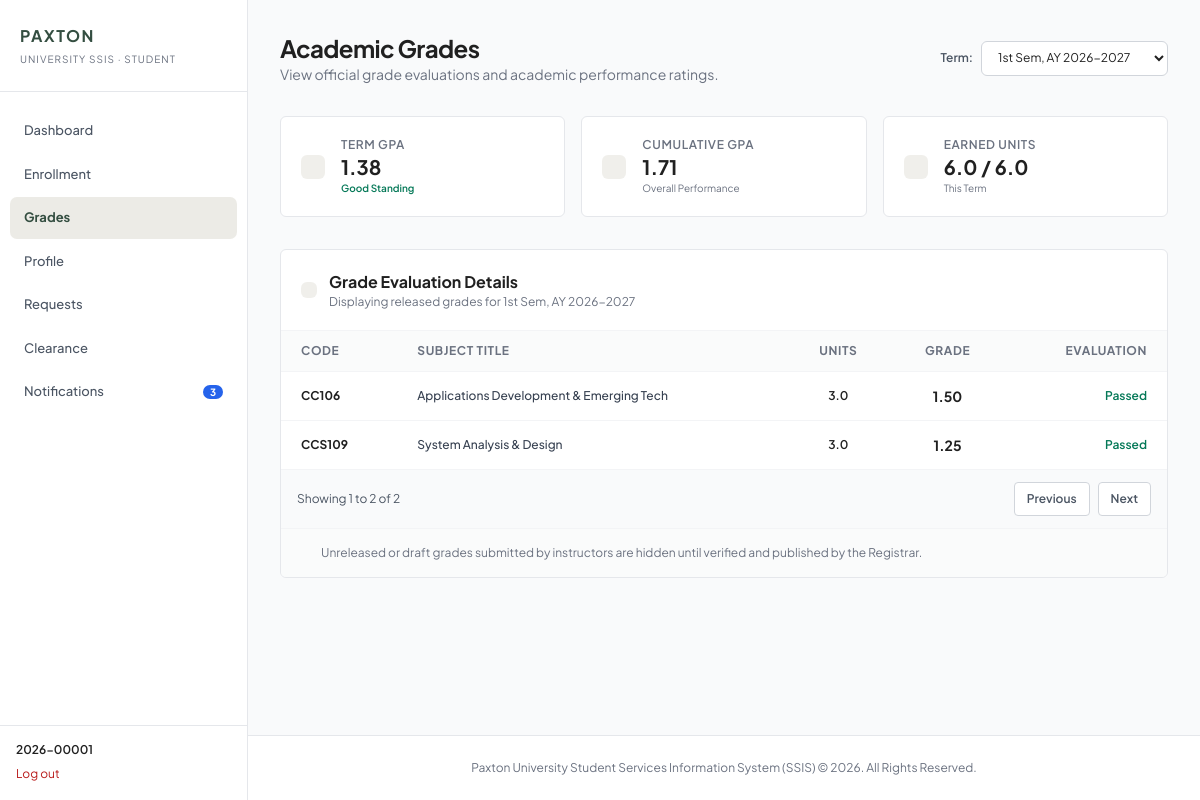
Screenshot of /php/student/grades.php (signed in) with the database file from the repository.
### tables this page shows
CREATE TABLE terms (
  id INT UNSIGNED NOT NULL AUTO_INCREMENT,
  academic_year CHAR(9) NOT NULL,
  semester ENUM('1st Semester','2nd Semester','Summer') NOT NULL,
  is_current TINYINT(1) NOT NULL DEFAULT 0,
  enrollment_open_at DATETIME NULL,
  enrollment_close_at DATETIME NULL,
   
  current_flag TINYINT GENERATED ALWAYS AS (IF(is_current = 1, 1, NULL)) STORED,
  created_at TIMESTAMP NOT NULL DEFAULT CURRENT_TIMESTAMP,
  updated_at TIMESTAMP NOT NULL DEFAULT CURRENT_TIMESTAMP ON UPDATE CURRENT_TIMESTAMP,
  PRIMARY KEY (id),
  UNIQUE KEY uq_terms_year_sem (academic_year, semester),
  UNIQUE KEY uq_terms_one_current (current_flag)
);

CREATE TABLE grades (
  id INT UNSIGNED NOT NULL AUTO_INCREMENT,
  student_id INT UNSIGNED NOT NULL,
  subject_id INT UNSIGNED NOT NULL,
  term_id INT UNSIGNED NOT NULL,
  grade DECIMAL(3,2) NULL,
  grade_status ENUM('Passed','Failed','Incomplete','Dropped') NULL,
  status ENUM('Department Revision','Registrar Review','Released') NOT NULL DEFAULT 'Department Revision',
  entered_by INT UNSIGNED NOT NULL,
  released_by INT UNSIGNED NULL,
  released_at DATETIME NULL,
  review_message VARCHAR(500) NULL,
  created_at TIMESTAMP NOT NULL DEFAULT CURRENT_TIMESTAMP,
  updated_at TIMESTAMP NOT NULL DEFAULT CURRENT_TIMESTAMP ON UPDATE CURRENT_TIMESTAMP,
  PRIMARY KEY (id),
  UNIQUE KEY uq_grades_student_subject_term (student_id, subject_id, term_id),
  KEY idx_grades_subject (subject_id),
  KEY idx_grades_term (term_id),
  KEY idx_grades_status (status),
  KEY idx_grades_entered_by (entered_by),
  KEY idx_grades_released_by (released_by),
  CONSTRAINT fk_grades_student FOREIGN KEY (student_id)
    REFERENCES students (id) ON DELETE RESTRICT ON UPDATE RESTRICT,
  CONSTRAINT fk_grades_subject FOREIGN KEY (subject_id)
    REFERENCES subjects (id) ON DELETE RESTRICT ON UPDATE RESTRICT,
  CONSTRAINT fk_grades_term FOREIGN KEY (term_id)
    REFERENCES terms (id) ON DELETE RESTRICT ON UPDATE RESTRICT,
  CONSTRAINT fk_grades_entered_by FOREIGN KEY (entered_by)
    REFERENCES users (id) ON DELETE RESTRICT ON UPDATE RESTRICT,
  CONSTRAINT fk_grades_released_by FOREIGN KEY (released_by)
    REFERENCES users (id) ON DELETE RESTRICT ON UPDATE RESTRICT,
  CONSTRAINT chk_grades_range CHECK (grade IS NULL OR grade BETWEEN 1.00 AND 5.00)
);

CREATE TABLE subjects (
  id INT UNSIGNED NOT NULL AUTO_INCREMENT,
  program_id INT UNSIGNED NOT NULL,
  code VARCHAR(15) NOT NULL,
  name VARCHAR(150) NOT NULL,
  units DECIMAL(3,1) NOT NULL,
  year_level TINYINT UNSIGNED NOT NULL,
  semester ENUM('1st Semester','2nd Semester','Summer') NOT NULL,
  is_active TINYINT(1) NOT NULL DEFAULT 1,
  created_at TIMESTAMP NOT NULL DEFAULT CURRENT_TIMESTAMP,
  updated_at TIMESTAMP NOT NULL DEFAULT CURRENT_TIMESTAMP ON UPDATE CURRENT_TIMESTAMP,
  PRIMARY KEY (id),
  UNIQUE KEY uq_subjects_program_code (program_id, code),
  KEY idx_subjects_year_sem (year_level, semester),
  CONSTRAINT fk_subjects_program FOREIGN KEY (program_id)
    REFERENCES programs (id) ON DELETE RESTRICT ON UPDATE RESTRICT,
  CONSTRAINT chk_subjects_units CHECK (units > 0),
  CONSTRAINT chk_subjects_year CHECK (year_level BETWEEN 1 AND 6)
);

### models/Database.php (called while the page is built, shortened)
<?php
final class Database
{
    private static ?PDO $connection = null;
    public static function getConnection(): PDO
    {
        if (self::$connection instanceof PDO) {
            return self::$connection;
        }
        $host = self::environmentValue('SSIS_DB_HOST', '127.0.0.1');
        $port = self::environmentValue('SSIS_DB_PORT', '3306');
        $name = self::environmentValue('SSIS_DB_NAME', 'ssis_db');
        $user = self::environmentValue('SSIS_DB_USER', 'root');
        $password = self::environmentValue('SSIS_DB_PASSWORD', '');
        $dsn = sprintf(
            'mysql:host=%s;port=%s;dbname=%s;charset=utf8mb4',
            $host,
            $port,
            $name
        );
        self::$connection = new PDO($dsn, $user, $password, [
            PDO::ATTR_ERRMODE => PDO::ERRMODE_EXCEPTION,
            PDO::ATTR_DEFAULT_FETCH_MODE => PDO::FETCH_ASSOC,
            PDO::ATTR_EMULATE_PREPARES => false,
        ]);
        return self::$connection;
    }
    private static function environmentValue(string $key, string $default): string
    {
        $value = getenv($key);
        return $value === false ? $default : $value;
    }
}

### models/Grades.php (called while the page is built, shortened)
<?php
final class Grades
{
    public function getStudentGrades(int $userId, ?int $termId = null): array
    {
        $sql = "SELECT grade.grade, grade.grade_status, grade.released_at, subject.code, subject.name AS subject_name,
                       subject.units, term.id AS term_id, term.academic_year, term.semester
                FROM grades grade
                INNER JOIN students student ON student.id = grade.student_id AND student.user_id = :user_id
                INNER JOIN subjects subject ON subject.id = grade.subject_id
                INNER JOIN terms term ON term.id = grade.term_id
                WHERE grade.status = 'Released'";
        $parameters = ['user_id' => $userId];
        if ($termId !== null) { $sql .= ' AND term.id = :term_id'; $parameters['term_id'] = $termId; }
        $sql .= ' ORDER BY term.id DESC, subject.code';
        $statement = $this->db->prepare($sql);
        $statement->execute($parameters);
        return $statement->fetchAll();
    }
    public function getStudentTerms(int $userId): array
    {
        $statement = $this->db->prepare("SELECT DISTINCT term.id, term.academic_year, term.semester, term.is_current FROM terms term INNER JOIN grades grade ON grade.term_id = term.id AND grade.status = 'Released' INNER JOIN students student ON student.id = grade.student_id WHERE student.user_id = :user_id ORDER BY term.id DESC");
        $statement->execute(['user_id' => $userId]);
        return $statement->fetchAll();
    }
}

### services/GradesService.php (called while the page is built, shortened)
<?php
require_once __DIR__ . '/../models/Grades.php';
final class GradesService
{
    public function getStudentGrades(int $userId, mixed $rawTermId): array
    {
        $termId = $rawTermId === null || $rawTermId === '' ? null : $this->positiveInteger($rawTermId);
        return $this->grades->getStudentGrades($userId, $termId);
    }
    private function positiveInteger(mixed $value): ?int
    {
        $value = (string) $value;
        $number = filter_var($value, FILTER_VALIDATE_INT, ['options' => ['min_range' => 1]]);
        return $number === false ? null : $number;
    }
}

### php/student/grades.php (the view, shortened to what this page needs)
<?php
require_once __DIR__ . '/../../services/GradesService.php';
$gradeModel = new Grades(Database::getConnection());
$gradeController = new GradesService($gradeModel);
$userId = (int) $_SESSION['user']['id'];
try {
    $gradeTerms = $gradeModel->getStudentTerms($userId);
    $selectedTerm = null;
    foreach ($gradeTerms as $gradeTerm) {
        if ($selectedTerm === null && (int) $gradeTerm['is_current'] === 1) { $selectedTerm = $gradeTerm; }
    }
    $releasedGrades = $selectedTerm ? $gradeController->getStudentGrades($userId, (int) $selectedTerm['id']) : [];
    $allReleasedGrades = $gradeController->getStudentGrades($userId, null);
} catch (Throwable $exception) {
    error_log('SSIS student grades page failed: ' . $exception->getMessage());
    http_response_code(503);
    exit('Grade information is temporarily unavailable. Please try again later.');
}
$weightedAverage = static function (array $rows): ?float {
    $points = 0.0; $units = 0.0;
    foreach ($rows as $row) { if ($row['grade'] !== null) { $points += (float) $row['grade'] * (float) $row['units']; $units += (float) $row['units']; } }
    return $units > 0 ? $points / $units : null;
};
$termGpa = $weightedAverage($releasedGrades);
$cumulativeGpa = $weightedAverage($allReleasedGrades);
$termUnits = array_sum(array_map(static fn ($row): float => (float) $row['units'], $releasedGrades));
$earnedUnits = array_sum(array_map(static fn ($row): float => $row['grade_status'] === 'Passed' ? (float) $row['units'] : 0.0, $releasedGrades));
?>
<!DOCTYPE html>
<html lang="en">
<head>
    <script src="https://cdn.tailwindcss.com"></script>
</head>
<body class="bg-gray-50 font-sans text-brand-dark antialiased min-h-screen flex flex-col">
<?php include __DIR__ . '/../component/sidebar.php'; ?>
    <main class="flex-1 max-w-7xl w-full mx-auto px-4 sm:px-6 lg:px-8 py-8 space-y-8">
        <div class="flex flex-col md:flex-row md:items-center justify-between gap-4">
            <div>
                <h1 class="text-2xl font-bold text-brand-dark tracking-tight">Academic Grades</h1>
                <p class="text-sm text-gray-500">View official grade evaluations and academic performance ratings.</p>
            </div>
            <div class="flex flex-wrap items-center gap-3">
                <form id="form_filter_term" method="GET" action="grades.php" class="flex items-center space-x-2">
                    <label for="select_term" class="text-xs font-semibold text-gray-600">Term:</label>
                    <select id="select_term" name="term_id" class="px-3 py-2 border border-gray-300 rounded-md text-xs text-brand-dark bg-white focus:ring-2 focus:ring-brand-primary focus:border-brand-primary outline-none shadow-xs">
                        <?php foreach ($gradeTerms as $gradeTerm): ?><option value="<?= (int) $gradeTerm['id'] ?>" <?= $selectedTerm && (int) $selectedTerm['id'] === (int) $gradeTerm['id'] ? 'selected' : '' ?>><?= $esc(str_replace(' Semester', ' Sem', $gradeTerm['semester'])) ?>, AY <?= $esc($gradeTerm['academic_year']) ?></option><?php endforeach; ?>
                    </select>
                </form>
            </div>
        </div>
        <section class="grid grid-cols-1 sm:grid-cols-3 gap-4">
            <div class="bg-white border border-gray-200 rounded-md p-5 shadow-xs flex items-center space-x-4">
                <div class="p-3 bg-brand-accent/40 text-brand-primary rounded-md shrink-0">
                </div>
                <div>
                    <span class="text-xs font-semibold text-gray-500 uppercase tracking-wider block">Term GPA</span>
                    <span id="lbl_term_gpa" class="text-xl font-bold text-brand-dark"><?= $termGpa === null ? '—' : number_format($termGpa, 2) ?></span>
                    <span class="text-[10px] text-emerald-700 font-semibold block"><?= $termGpa === null ? 'No released grades' : ($termGpa <= 3.00 ? 'Good Standing' : 'Academic Review') ?></span>
                </div>
            </div>
            <div class="bg-white border border-gray-200 rounded-md p-5 shadow-xs flex items-center space-x-4">
                <div class="p-3 bg-brand-accent/40 text-brand-primary rounded-md shrink-0">
                </div>
                <div>
                    <span class="text-xs font-semibold text-gray-500 uppercase tracking-wider block">Cumulative GPA</span>
                    <span id="lbl_cumulative_gpa" class="text-xl font-bold text-brand-dark"><?= $cumulativeGpa === null ? '—' : number_format($cumulativeGpa, 2) ?></span>
                    <span class="text-[10px] text-gray-500 block">Overall Performance</span>
                </div>
            </div>
            <div class="bg-white border border-gray-200 rounded-md p-5 shadow-xs flex items-center space-x-4">
                <div class="p-3 bg-brand-accent/40 text-brand-primary rounded-md shrink-0">
                </div>
                <div>
                    <span class="text-xs font-semibold text-gray-500 uppercase tracking-wider block">Earned Units</span>
                    <span id="lbl_earned_units" class="text-xl font-bold text-brand-dark"><?= number_format($earnedUnits, 1) ?> / <?= number_format($termUnits, 1) ?></span>
                    <span class="text-[10px] text-gray-500 block">This Term</span>
                </div>
            </div>
        </section>
        <section class="bg-white border border-gray-200 rounded-md shadow-xs overflow-hidden">
            <div class="p-5 border-b border-gray-100 flex items-center justify-between">
                <div class="flex items-center space-x-3">
                    <div class="p-2 rounded-md bg-brand-accent/40 text-brand-primary">
                    </div>
                    <div>
                        <h2 class="text-base font-bold text-brand-dark">Grade Evaluation Details</h2>
                        <p id="lbl_selected_term_display" class="text-xs text-gray-500">Displaying released grades<?= $selectedTerm ? ' for ' . $esc(str_replace(' Semester', ' Sem', $selectedTerm['semester'])) . ', AY ' . $esc($selectedTerm['academic_year']) : '' ?></p>
                    </div>
                </div>
            </div>
            <div class="overflow-x-auto">
                <table id="table_student_grades" class="w-full text-left text-xs border-collapse">
                    <thead>
                        <tr class="bg-gray-50/80 border-b border-gray-100 text-gray-500 uppercase tracking-wider font-semibold">
                            <th class="py-3 px-5">Code</th>
                            <th class="py-3 px-5">Subject Title</th>
                            <th class="py-3 px-5 text-center">Units</th>
                            <th class="py-3 px-5 text-center">Grade</th>
                            <th class="py-3 px-5 text-right">Evaluation</th>
                        </tr>
                    </thead>
                    <tbody class="divide-y divide-gray-100 text-gray-700 font-medium">
                        <?php foreach ($releasedGrades as $gradeRow): $evaluation = $gradeRow['grade_status'] ?? '—'; $evaluationClass = $evaluation === 'Passed' ? 'text-emerald-700' : ($evaluation === 'Failed' ? 'text-red-700' : 'text-amber-700'); ?>
                        <tr class="hover:bg-gray-50/50 transition-colors"><td class="py-3.5 px-5 font-bold text-brand-dark"><?= $esc($gradeRow['code']) ?></td><td class="py-3.5 px-5"><?= $esc($gradeRow['subject_name']) ?></td><td class="py-3.5 px-5 text-center font-semibold text-brand-dark"><?= number_format((float) $gradeRow['units'], 1) ?></td><td class="py-3.5 px-5 text-center font-bold text-brand-dark text-sm"><?= $gradeRow['grade'] === null ? '—' : number_format((float) $gradeRow['grade'], 2) ?></td><td class="py-3.5 px-5 text-right font-semibold <?= $evaluationClass ?>"><?= $esc($evaluation) ?></td></tr>
                        <?php endforeach; ?>
                    </tbody>
                </table>
            </div>
            <div class="p-4 bg-gray-50/80 border-t border-gray-100 flex items-center space-x-2 text-xs text-gray-500">
                <i data-lucide="info" class="w-4 h-4 text-brand-secondary shrink-0"></i>
                <p>Unreleased or draft grades submitted by instructors are hidden until verified and published by the Registrar.</p>
            </div>
        </section>
    </main>
    <footer class="bg-white border-t border-gray-200 mt-12 py-6 text-center text-xs text-gray-500">
        <div class="max-w-7xl mx-auto px-4">
            <p>Paxton University Student Services Information System (SSIS) &copy; 2026. All Rights Reserved.</p>
        </div>
    </footer>
</body>
</html>

### php/component/sidebar.php (style rules this page uses)
@media (min-width:1024px) { body { padding-left: 248px } }
@media (min-width:1024px) { body>main { max-width: none !important } }

### rows the page displays
terms: semester "1st Sem", academic_year "2026-2027"
grades: subject.code "CC106", subject.name "Applications Development & Emerging Tech", subject.units "3.0", grade "1.50", grade_status "Passed"
grades: subject.code "CCS109", subject.name "System Analysis & Design", subject.units "3.0", grade "1.25", grade_status "Passed"

### other values shown
$role "STUDENT"
$label "Dashboard"
$label "Enrollment"
$label "Grades"
$label "Profile"
$label "Requests"
$label "Clearance"
$label "Notifications"
$unreadNotificationCount "3"
$name "2026-00001"
$termGpa "1.38"
$cumulativeGpa "1.71"
$earnedUnits "6.0"
$termUnits "6.0"
form field term_id "1st Sem, AY 2026-2027"
